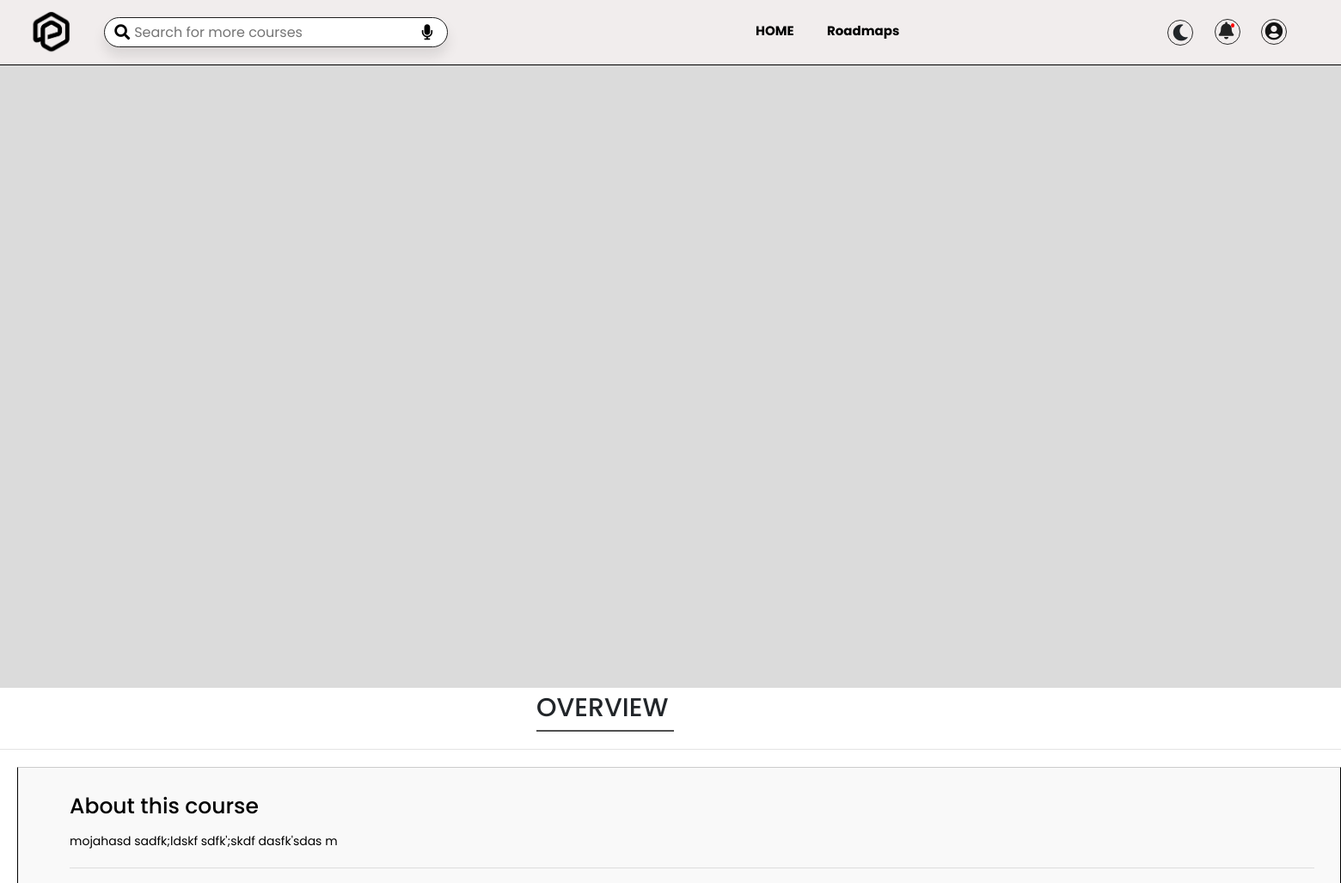
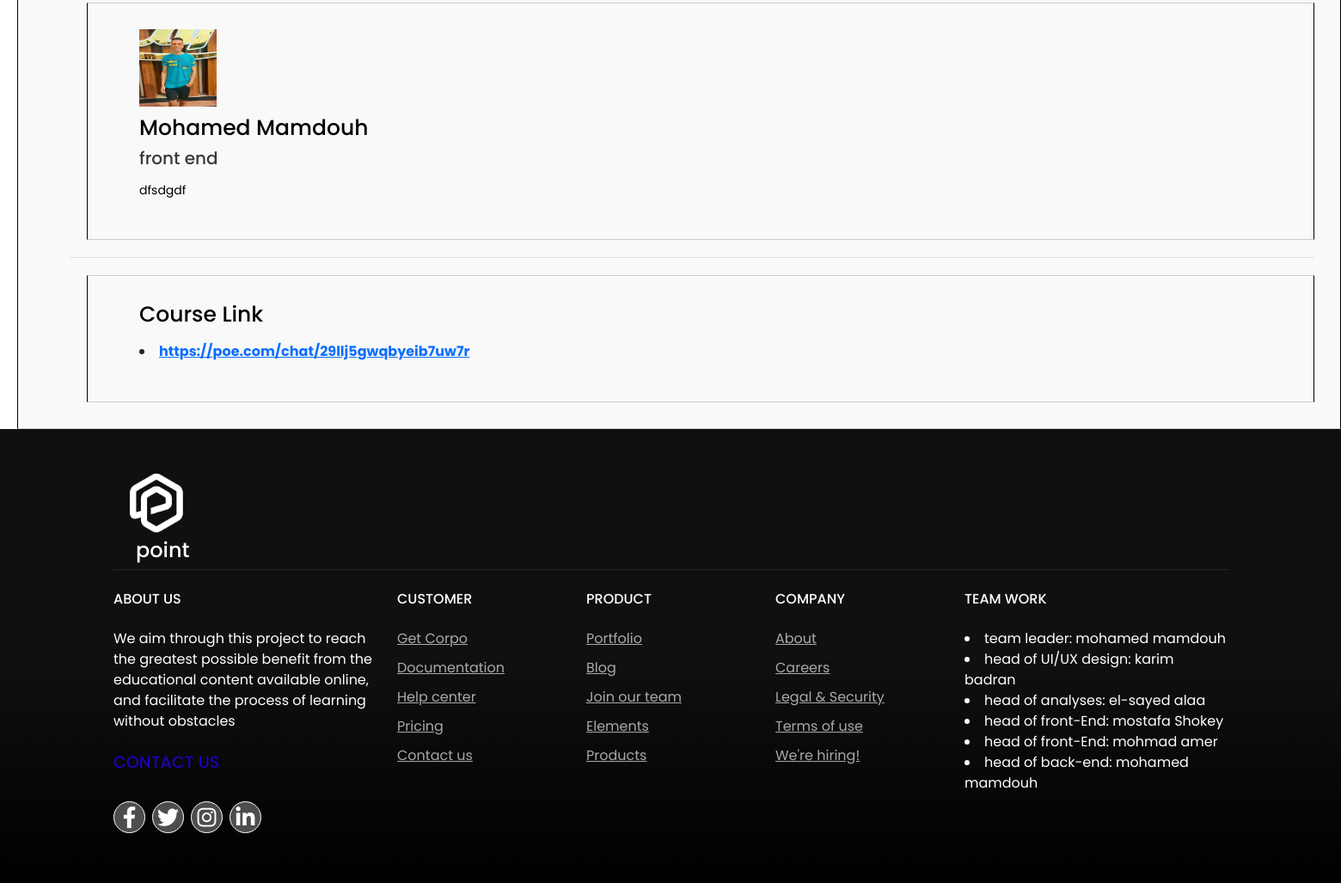
The page /courses/1/ on the database its author committed (2 pictures, top to bottom).
### courses/models.py (models this page shows, shortened)
class course_content(models.Model):
    doctorname=models.CharField(_("doctor_name"), max_length=60)
    department=models.CharField(_("Department"), max_length=50)
    subtitel=models.TextField(_("about"),max_length=300,null=True,blank=True)
    subtitell=models.TextField(_("doc"),max_length=300,null=True,blank=True)
    vediourl=models.URLField(null=True,blank=True)
    urlcourses=models.URLField(null=True)
    image = models.ImageField(_("userimage"),upload_to='doctor_image' ,default=1 )

### courses/views.py (the view)
# urls.py: path('<int:id>/', views.courses_detail, name='course_detail'),
def courses_detail(request, id):
    courses_detail =course_content.objects.get(id=id)
    return render(request, 'courses/course_detail.html', {'course': courses_detail})

### courses/templates/courses/course_detail.html (shortened to what this page needs)
{% extends "base.html" %}
{% block bady %}
<section class="text-box">
    <div class="container1">
      <p>
        <iframe width="1000" height="700" src="{{ course.vediourl }}" frameborder="0" allowfullscreen></iframe>
      </p>
    </div>
</section>
    <main id="overview">
  <b><h5 class="title" >OVERVIEW</h5></b>
  <div class="main-title   position-relative">
</div>
  <hr class="separator">
  <div class="article">
    <h2>About this course</h2>
    <p> {{course.subtitel}} m</p>
  <hr class="separator">
  <div class="article">
    <div class="avatar avatar-lg rounded">
        <img src="{{course.image.url}}" title="" alt="">
  </div>
    <h2>{{course.doctorname}}</h2>
    <h4>{{course.department}}</h4>
    <p>{{course.subtitell}}</p>
  </div>
  <hr class="separator">
  <div class="article">
    <h2>Course  Link</h2>
<p><b><li><a href=" {{course.urlcourses}}">{{course.urlcourses}}</a></li></b></p>
</div>
</main>
{% endblock bady %}

### static/css/style.css (style rules this page uses)
* { font-family: 'poppins', sans-serif ; margin:0; padding:0; }
:root { --green:#505050; }
.main-title { content: ""; background-color: var(--green); position: absolute; width: 160px; height: 2px; left: 40%; }
.title { position: relative; left: 40%; margin-top: 5px; padding: 0px; margin-left: 0px; font-size: 30px; font-weight: 100px; }
body { margin-top: 0px; transition: background-color 0.3s ease; }
:root { --background-color: #fff; --logo-image: url('image/logo black.png'); }
.text-box { width:85%; color:#000000; position:absolute; top:50%; left:50%; transform:translate(-50%,-50%); text-align:center; margin-top:20px ; }
.text-box p { margin:20px 0 30px; margin-top: 20px; }
main { padding: none; margin:none; }
.article { margin-bottom: 0px; padding: 30px; border: 1px solid #ccc; border-left:1px solid #000; border-right:1px solid #000; border-radius: 0px; background-color: #f9f9f9; margin-left: 20px; padding-left: 60px; }
.article h2 { color: #000000; font-size: 25px; }
.article h4 { color: #383838; font-size: 20px; margin-top: 5px; font-family: 'poppins' sans-serif ; }
.article p { color: #000000; margin-top: 15px; font-size: 14px; font-family: 'poppins', sans-serif ; font-weight:15px ; }
.separator { margin: 20px 0; border-top: 1px solid #919090; }
a { text-decoration: none }
.avatar-lg img { width:90px; height:90px; margin-bottom: 10px; }

### rows shown on the page
course_content: subtitel "mojahasd sadfk;ldskf sdfk';skdf dasfk'sdas", image (picture), doctorname "Mohamed…", department "front end", subtitell "dfsdgdf", urlcourses "https://poe.com/chat/29llj5gwqbyeib7uw7r"
